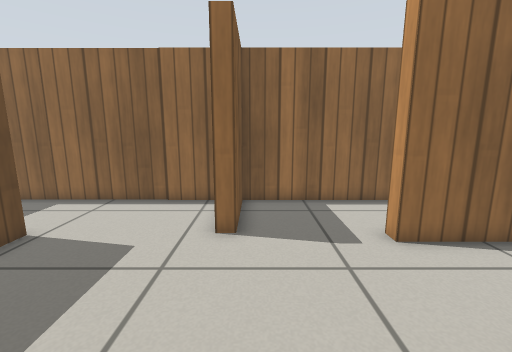
View 1 (above)

14 first-person views from a walk through a robot-simulator world made for Gazebo. The camera is 0.72 m above the floor, tilts 10° down and sees 90° across. The floor is counted in squares, 0.25 m on a side. Each view is taken from the middle of a square. On the plan, view 1 faces up. The plan holds only what a view shows up to about 19 squares ahead; the rest is blank. The place goes on beyond the plan. Gazebo's built-in surfaces are drawn with simple patterns.

View 2
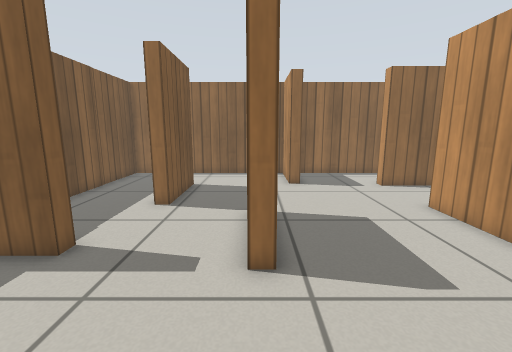

View 3
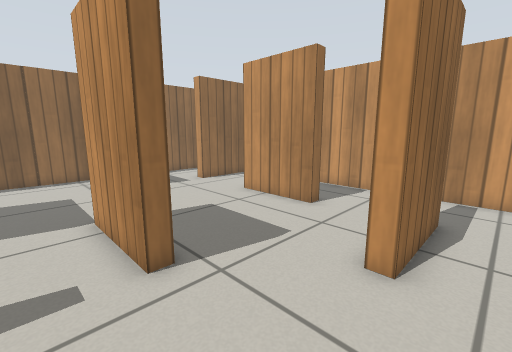

View 4
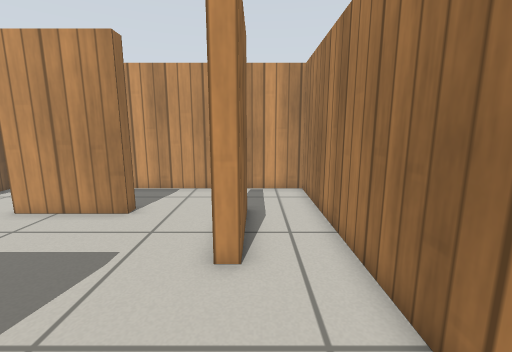

View 5
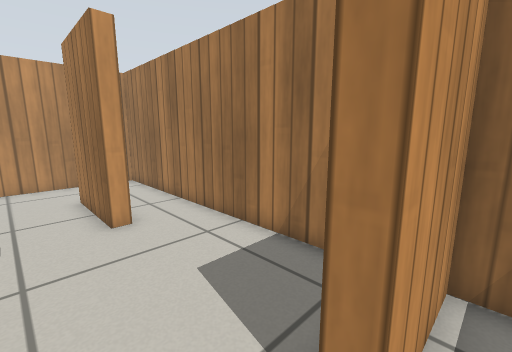

View 6
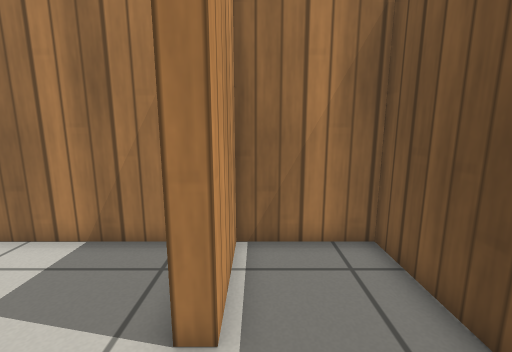

View 7
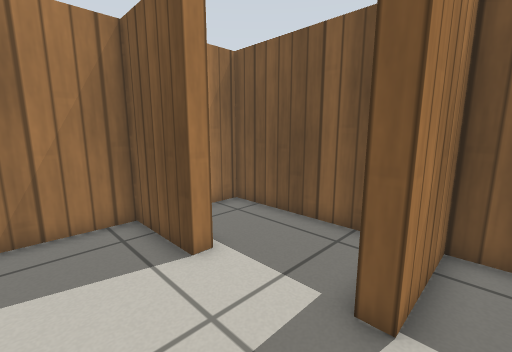

View 8
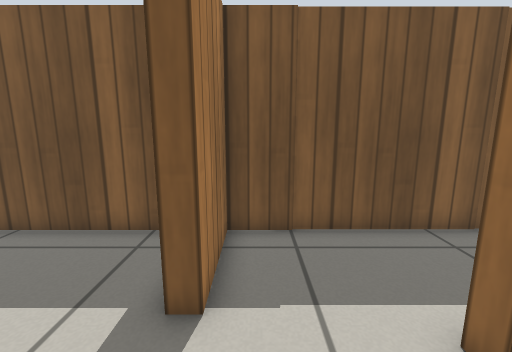

View 9
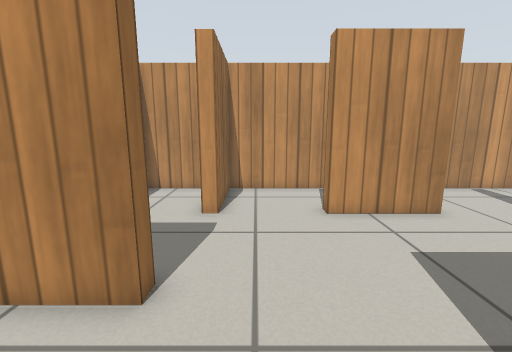

View 10
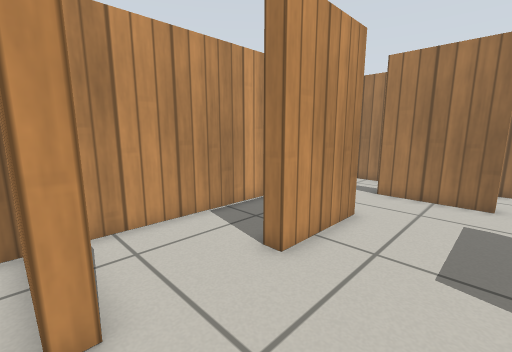

View 11
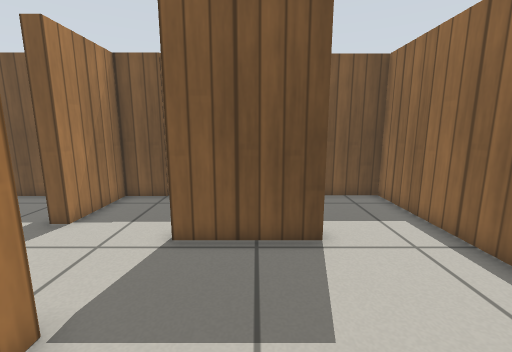

View 12
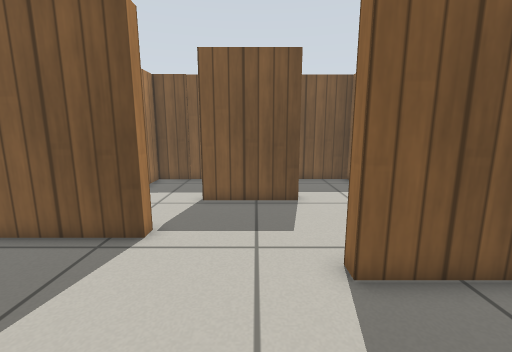

View 13
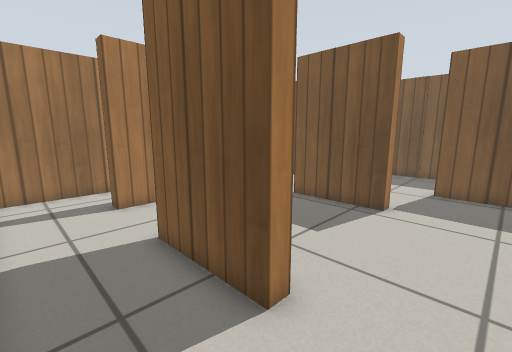

View 14
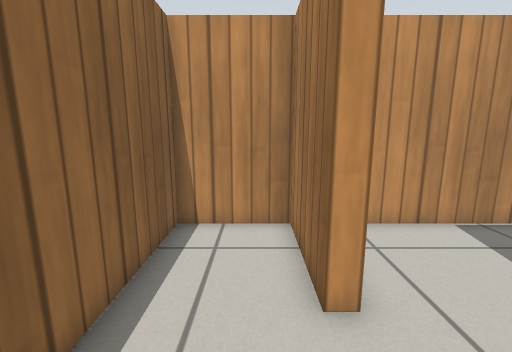

### Floor plan
Points are (right, up) in squares from view 1. A wall is a line through its corners. A room is listed if a view was taken in it or the views show most of it. See-through windows are left out.
Room 1 (views 1, 2, 3, 4, 5, 6, 7, 8, 9, 10, 11, 12, 13)
walls: (-2.6, 2) (-2.6, -2.1) (-3.2, -2.1) (-3.2, 2) (-2.6, 2); (3.6, 2.5) (4.2, 2.5) (4.2, -1.4) (3.6, -1.4) (3.6, 2.5); (-0.6, 6.9) (-1.2, 6.9) (-1.2, 10.5) (-11.1, 10.5) (-11.1, -0.8) (-7.6, -0.8) (-7.6, -1.4) (-9, -1.4); (0.2, -5) (4.2, -5) (4.2, -5.7) (0.2, -5.7) (0.2, -5); (-6.4, 6.9) (-6.4, 2.8) (-7.1, 2.8); (-11.1, -2.7) (-11.1, -8.3) (-7.5, -8.3) (-7.5, -5) (-6.9, -5) (-6.9, -8.3) (7.7, -8.3) (7.7, 6.3) (3.6, 6.3) (3.6, 6.9)
ways out: opening at (1.5, 7) to room 2
Room 2 (view 14)
walls: (3.6, 6.9) (7.7, 6.9) (7.7, 10.5) (-0.6, 10.5) (-0.6, 6.9)
ways out: opening at (1.5, 7) to room 1

Where each view was taken, in squares from view 1:
view 1: 0 up, 0 right, facing up
view 2: 7 down, 3 left, facing up
view 3: 7 down, 5 left, facing up-right
view 4: 6 down, 5 left, facing right
view 5: 3 down, 8 left, facing down-right
view 6: 2 down, 8 left, facing down
view 7: 0 up, 4 left, facing down-left
view 8: 0 up, 4 left, facing left
view 9: 5 up, 5 left, facing right
view 10: 7 up, 0 right, facing down-right
view 11: 5 up, 0 right, facing left
view 12: 5 up, 4 right, facing left
view 13: 5 up, 7 right, facing down-left
view 14: 8 up, 0 right, facing right
